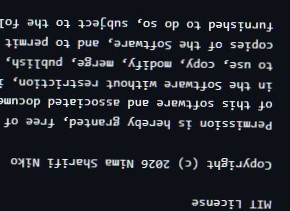
#> input picture sample_docs/test_skew.jpg, 290 x 211 px
$ python -i preprocessor.py   (imports and definitions only)
#> lines starting #> are read from the running program, lines starting #| are printed output that depends on the picture; after the words box and inside, x2 and y2 are one past the last pixel; in counts of white or black regions, pixels touching at a corner belong together
#> in preprocess_image, img is the input picture: shape (211, 290, 3); mean B, G, R 40.7, 33.7, 30.8
import cv2
import numpy as np

def deskew(image: np.ndarray) -> np.ndarray:
    # invert colors so text is white and background is black (helps minAreaRect)
    gray = cv2.cvtColor(image, cv2.COLOR_BGR2GRAY)
    gray = cv2.bitwise_not(gray)
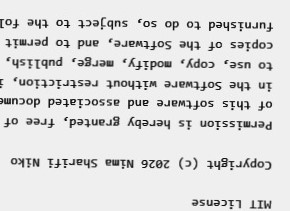
#> gray: shape (211, 290); min 1, max 254, mean 221.3

    # threshold the image to isolate text
    thresh = cv2.threshold(gray, 0, 255, cv2.THRESH_BINARY | cv2.THRESH_OTSU)[1]
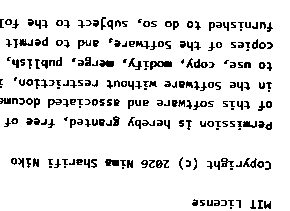
#> thresh: shape (211, 290); 89.8% white; black in thin lines or dots, all inside (x1, y1, x2, y2) = (0, 17, 273, 209)
    coords = np.column_stack(np.where(thresh > 0))
#> coords = 54952 pairs, first value 0 to 210, second value 0 to 289

    if len(coords) == 0:
        return image  # blank image, nothing to deskew

    # calculate the rotation angle
    angle = cv2.minAreaRect(coords)[-1]
#> angle = -90

    # adjust angle to OpenCV's expected format
    if angle < -45:
        angle = -(90 + angle)
#> angle = 0
    else:
        angle = -angle

    # skip if the image is already straight
    if abs(angle) < 0.5:
        return image

    (h, w) = image.shape[:2]
    center = (w // 2, h // 2)
    M = cv2.getRotationMatrix2D(center, angle, 1.0)

    rotated = cv2.warpAffine(
        image, M, (w, h),
        flags=cv2.INTER_CUBIC,
        borderMode=cv2.BORDER_REPLICATE
    )
    return rotated


def remove_noise(image: np.ndarray) -> np.ndarray:
    # fastNlMeansDenoisingColored works well for scanned docs without blurring text too much
    return cv2.fastNlMeansDenoisingColored(image, None, 10, 10, 7, 21)
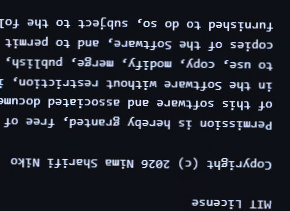
#> returned value: shape (211, 290, 3); mean of channels 0, 1, 2 42, 33.4, 29.9; drawn as B, G, R


def preprocess_image(image_path: str, debug_save_path: str = None) -> np.ndarray:
    img = cv2.imread(image_path)
    if img is None:
        raise ValueError(f"Could not read image at {image_path}")

    img = deskew(img)
    img = remove_noise(img)

    if debug_save_path:
        cv2.imwrite(debug_save_path, img)

    return img

>>> result = preprocess_image('../sample_docs/test_skew.jpg')
